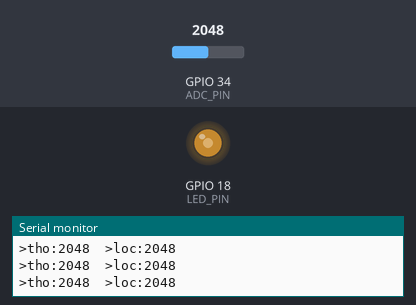
Bench run of a program on a simulated ESP32. On the bench: output pins drawn as LEDs (lit = HIGH), the last lines printed to the serial monitor. The inputs (shaded band) are chosen by the test bench; at power-on: GPIO 34 (ADC_PIN) = 2048 (analog values on the 0–4095 scale).

Above: at 1.2 s.
1.3 s: GPIO 34 (ADC_PIN) set to 2866
At 2.6 s:
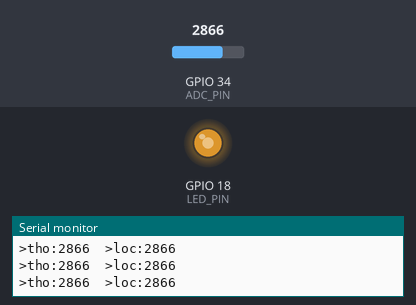
2.9 s: GPIO 34 (ADC_PIN) set to 3603
At 4.1 s:
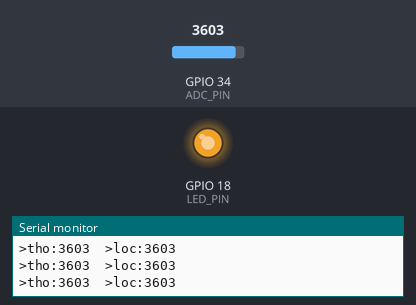
4.5 s: GPIO 34 (ADC_PIN) set to 491
At 5.3 s:
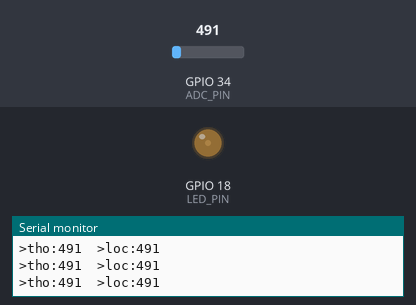
6.1 s: GPIO 34 (ADC_PIN) set to 0
At 6.5 s:
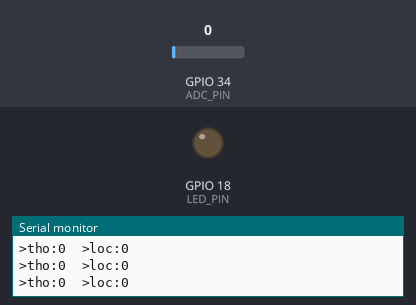
Timing chart, 0 to 8.7 s (numbered marks = the images above; inputs shaded):
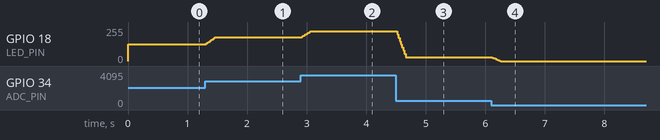

Measured:
- after the input at 1.3 s, GPIO 18 (LED_PIN): 127/255 → 177/255 at once
- after the input at 2.9 s, GPIO 18 (LED_PIN): 177/255 → 223/255 at once
- after the input at 4.5 s, GPIO 18 (LED_PIN): 223/255 → 30/255 at once
- after the input at 6.1 s, GPIO 18 (LED_PIN): 30/255 → 0/255 at once

The program:

main.cpp
```cpp
#include <Arduino.h>

#define ADC_PIN 34                 // ADC1_CH6; đổi sang GPIO27 cho thử ADC2.
#define ENABLE_WIFI_FOR_ADC2_TEST 0

#if ENABLE_WIFI_FOR_ADC2_TEST
#include <WiFi.h>
#endif

constexpr uint8_t LED_PIN = 18;
constexpr uint8_t LED_CHANNEL = 0;
constexpr uint32_t LED_FREQUENCY = 5000;
constexpr uint8_t LED_RESOLUTION = 8;
constexpr size_t FILTER_WINDOW = 8;

int samples[FILTER_WINDOW] = {};
size_t sampleIndex = 0;
bool filterPrimed = false;

int movingAverage(int input) {
  if (!filterPrimed) {
    for (size_t i = 0; i < FILTER_WINDOW; ++i) {
      samples[i] = input;
    }
    filterPrimed = true;
  }

  samples[sampleIndex] = input;
  sampleIndex = (sampleIndex + 1) % FILTER_WINDOW;

  long sum = 0;
  for (size_t i = 0; i < FILTER_WINDOW; ++i) {
    sum += samples[i];
  }
  return static_cast<int>(sum / FILTER_WINDOW);
}

void setup() {
  Serial.begin(115200);
  analogReadResolution(12);
  analogSetPinAttenuation(ADC_PIN, ADC_11db);

  ledcSetup(LED_CHANNEL, LED_FREQUENCY, LED_RESOLUTION);
  ledcAttachPin(LED_PIN, LED_CHANNEL);

#if ENABLE_WIFI_FOR_ADC2_TEST
  WiFi.mode(WIFI_STA);
#endif

  Serial.println(">tho:0\t>loc:0");
}

void loop() {
  const int raw = analogRead(ADC_PIN);
  const int filtered = movingAverage(raw);
  const int duty = map(filtered, 0, 4095, 0, 255);

  ledcWrite(LED_CHANNEL, duty);

  Serial.print(">tho:");
  Serial.print(raw);
  Serial.print('\t');
  Serial.print(">loc:");
  Serial.print(filtered);
  Serial.println();

  delay(20);
}
```
